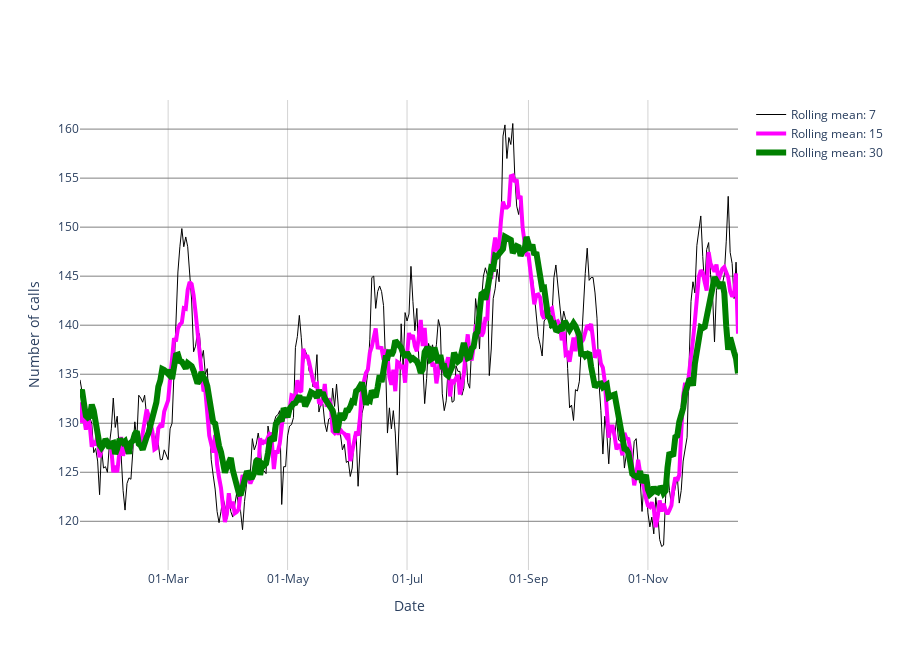

The cell this chart's notebook holds for it:
### Code cell
# start new data frame
calls_by_day_df=pd.DataFrame()
# count calls per day yearly from 2013 to 2019
for i_year in range(2013,2020):
    calls_df_i_year = calls_df[calls_df.data_date_time.dt.year==i_year]
    calls_by_day_df[str(i_year)] = calls_df_i_year.data_date_time.apply(lambda x: x.replace(year=2012)).value_counts().sort_index()
# add new column with date in datetime format
calls_by_day_df['date']=pd.to_datetime(calls_by_day_df.index)

# sum specific columns: copy of the dataframe to remove date column
aux = calls_by_day_df.copy() 
del aux['date']
# add new column with sum over years of calls by day
calls_by_day_df['suma'] = aux.sum(axis=1) 
calls_by_day_df['rollmean7'] = calls_by_day_df.suma.rolling(7,center=True).mean()
calls_by_day_df['rollmean15'] = calls_by_day_df.suma.rolling(15,center=True).mean()
calls_by_day_df['rollmean30'] = calls_by_day_df.suma.rolling(30,center=True).mean()


calls_by_day_df




aux = calls_by_day_df

aux = aux.apply(pd.to_numeric, errors='coerce')
aux = aux.dropna()



layout = Layout(
    paper_bgcolor='white',
    plot_bgcolor='rgba(0,0,0,0)',
     width=900, height=650
)

fig = go.Figure(layout=layout)
fig.add_trace(go.Scatter(
    x=aux.index,
    y=aux.rollmean7,
    mode='lines',
    name='Rolling mean: 7',
        line=dict(color='black', width=1)

))

fig.add_trace(go.Scatter(
    x=aux.index,
    y= aux.rollmean15,
    mode='lines',
    name='Rolling mean: 15',
    line=dict(color='magenta', width=4)
))

fig.add_trace(go.Scatter(
    x=aux.index,
    y=aux.rollmean30,
    mode='lines',
    name='Rolling mean: 30',
    line=dict(color='green', width=6)
))


fig.update_xaxes(tickformat='%d-%b')

fig.update_xaxes(showgrid=True, gridwidth=1, gridcolor='lightgray')
fig.update_yaxes(showgrid=True, gridwidth=1, gridcolor='gray')
#fig.update_layout(title='2013-2019', xaxis_title='Date', yaxis_title='Number of calls') 
fig.update_layout( xaxis_title='Date', yaxis_title='Number of calls') 
fig.update_layout(showlegend=True) 
fig.show()

### Figure 1 — Plotly figure (JSON) as saved in the notebook; plotly's stock layout.template omitted (floating-point values rounded to 4 significant figures; data arrays with more than 128 entries replaced by an {"elided": "..."} marker saying what was removed)
{"data": [{"line": {"color": "black", "width": 1}, "mode": "lines", "name": "Rolling mean: 7", "type": "scatter", "x": {"elided": "336 str values"}, "y": {"elided": "336 float values"}}, {"line": {"color": "magenta", "width": 4}, "mode": "lines", "name": "Rolling mean: 15", "type": "scatter", "x": {"elided": "336 str values"}, "y": {"elided": "336 float values"}}, {"line": {"color": "green", "width": 6}, "mode": "lines", "name": "Rolling mean: 30", "type": "scatter", "x": {"elided": "336 str values"}, "y": {"elided": "336 float values"}}], "layout": {"height": 650, "paper_bgcolor": "white", "plot_bgcolor": "rgba(0,0,0,0)", "showlegend": true, "width": 900, "xaxis": {"gridcolor": "lightgray", "gridwidth": 1, "showgrid": true, "tickformat": "%d-%b", "title": {"text": "Date"}}, "yaxis": {"gridcolor": "gray", "gridwidth": 1, "showgrid": true, "title": {"text": "Number of calls"}}}}
